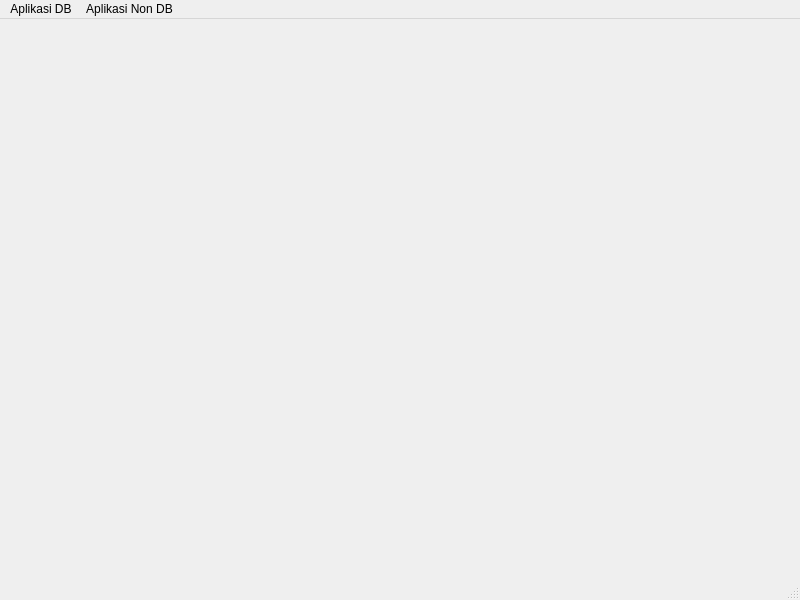
<?xml version="1.0" encoding="UTF-8"?>
<ui version="4.0">
 <class>MainWindow</class>
 <widget class="QMainWindow" name="MainWindow">
  <property name="geometry">
   <rect>
    <x>0</x>
    <y>0</y>
    <width>800</width>
    <height>600</height>
   </rect>
  </property>
  <property name="windowTitle">
   <string>Kumpulan Aplikasi PyQt5</string>
  </property>
  <widget class="QWidget" name="centralwidget"/>
  <widget class="QMenuBar" name="menubar">
   <property name="geometry">
    <rect>
     <x>0</x>
     <y>0</y>
     <width>800</width>
     <height>22</height>
    </rect>
   </property>
   <widget class="QMenu" name="menuAplikasi">
    <property name="title">
     <string>Aplikasi DB</string>
    </property>
    <widget class="QMenu" name="menuForm_Data_Barang">
     <property name="title">
      <string>Form Data Barang</string>
     </property>
     <addaction name="actionCRUD_Data_Barang"/>
     <addaction name="actionNavigasi_Data_Barang"/>
    </widget>
    <addaction name="actionForm_Data_Buku"/>
    <addaction name="menuForm_Data_Barang"/>
    <addaction name="separator"/>
    <addaction name="actionForm_Create_New_DB_Tables"/>
   </widget>
   <widget class="QMenu" name="menuAplikasi_NonDB">
    <property name="title">
     <string>Aplikasi Non DB</string>
    </property>
    <widget class="QMenu" name="menuTest">
     <property name="title">
      <string>Test</string>
     </property>
     <widget class="QMenu" name="menuTest_1">
      <property name="title">
       <string>Test 1</string>
      </property>
      <widget class="QMenu" name="menuTest_2">
       <property name="title">
        <string>Test 2</string>
       </property>
       <widget class="QMenu" name="menuTest_3">
        <property name="title">
         <string>Test 3</string>
        </property>
        <widget class="QMenu" name="menuTest_4">
         <property name="title">
          <string>Test 4</string>
         </property>
         <widget class="QMenu" name="menuTest_5">
          <property name="title">
           <string>Test 5</string>
          </property>
          <addaction name="actionTest_6"/>
         </widget>
         <addaction name="menuTest_5"/>
        </widget>
        <addaction name="menuTest_4"/>
       </widget>
       <addaction name="menuTest_3"/>
      </widget>
      <addaction name="menuTest_2"/>
     </widget>
     <addaction name="menuTest_1"/>
    </widget>
    <addaction name="actionDemo_QTableWidget"/>
    <addaction name="menuTest"/>
   </widget>
   <addaction name="menuAplikasi"/>
   <addaction name="menuAplikasi_NonDB"/>
  </widget>
  <widget class="QStatusBar" name="statusbar"/>
  <action name="actionForm_Data_Buku">
   <property name="text">
    <string>Form Data Buku</string>
   </property>
  </action>
  <action name="actionPhonebook">
   <property name="text">
    <string>Phonebook</string>
   </property>
  </action>
  <action name="actionForm_Create_New_DB_Tables">
   <property name="text">
    <string>Form Create New DB &amp; Tables</string>
   </property>
  </action>
  <action name="actionDemo_QTableWidget">
   <property name="text">
    <string>Demo QTableWidget</string>
   </property>
  </action>
  <action name="actionCRUD_Data_Barang">
   <property name="text">
    <string>CRUD Data Barang</string>
   </property>
  </action>
  <action name="actionNavigasi_Data_Barang">
   <property name="text">
    <string>Navigasi Data Barang</string>
   </property>
  </action>
  <action name="actionTest_6">
   <property name="text">
    <string>Test 6</string>
   </property>
  </action>
 </widget>
 <resources/>
 <connections/>
</ui>
